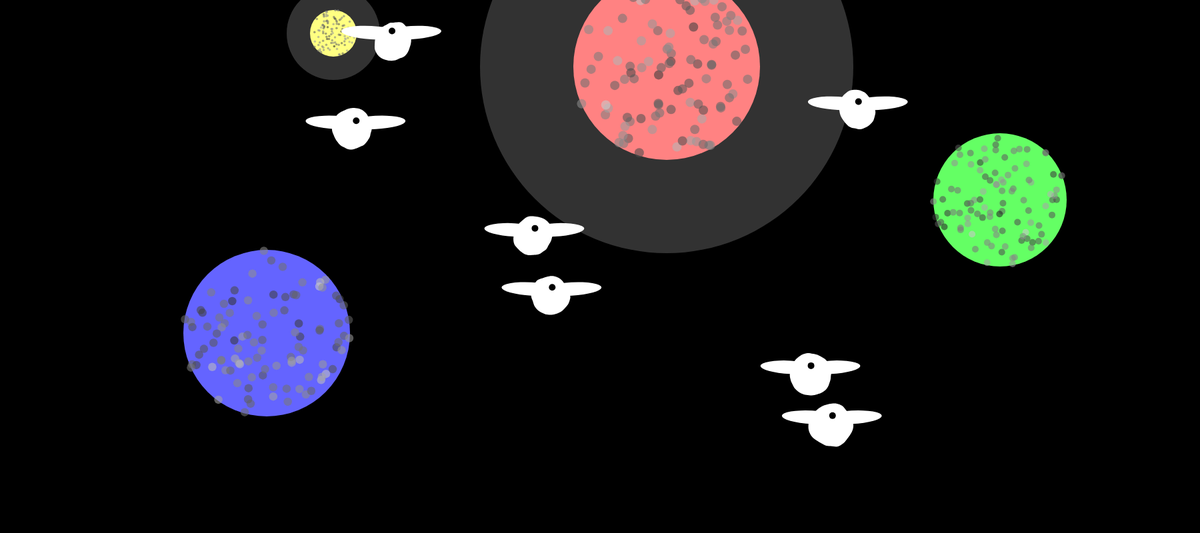
Frame 1 (no input)
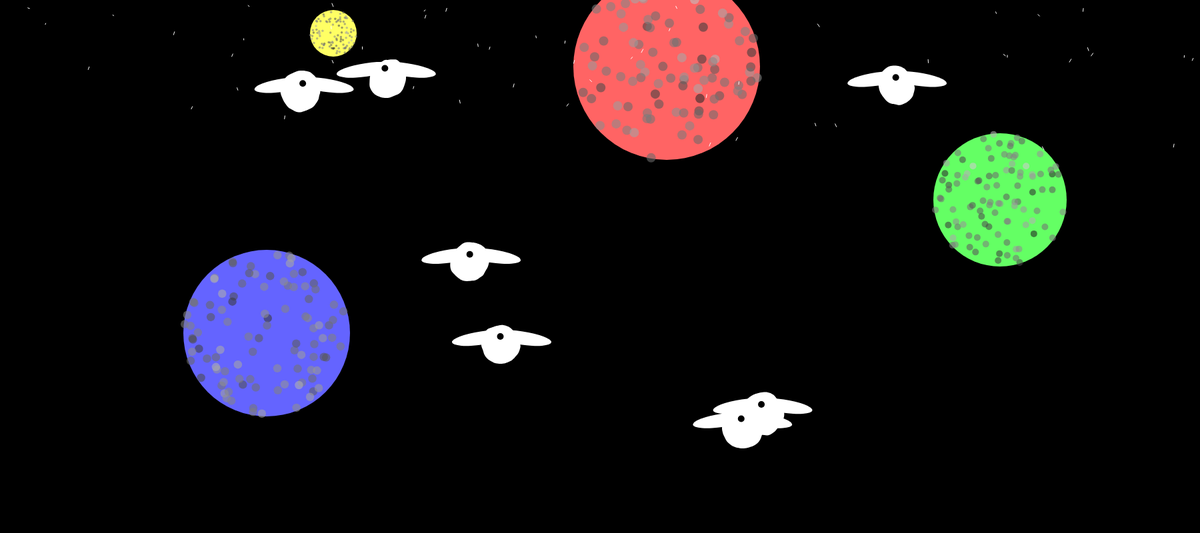
Frame 60 (no input)
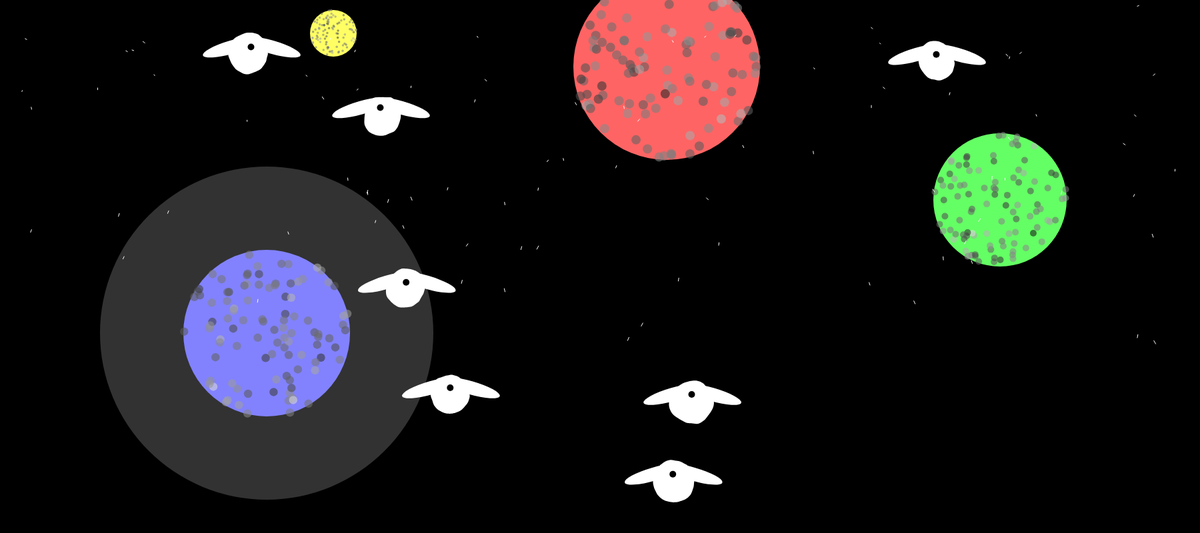
Frame 120 (the mouse pressed at the canvas centre since frame 60)

The p5.js sketch that drew these frames (run headless with seeded random() and noise() and a simulated clock; from frame 60 on, the mouse is pressed at the canvas centre):

// p5.js sketch
// ── sketch.js
let positionsX = [],
    positionsY = [],
    velocitiesX = [],
    velocitiesY = [];
    bodyColors = [],
    noiseOffsets = [],
    pupilOffsetsX = [],
    pupilOffsetsY = [];
    numCreatures = 7;
    planets = []; // Array to store planet information
    stars = []; // Array to manage multiple falling stars
    numStars = 100; // Number of falling stars
    colorState = 0;
    backgroundColors = [
    [0, 0, 0],       // Black
    [0, 0, 139],     // Darker Blue
    [148, 0, 211],   // Purple
    [255, 140, 0],   // Orange
];

function setup() {
    let canvas = createCanvas(1800, 800);

    // Initialize creatures
    for (let i = 0; i < numCreatures; i++) {
        positionsX.push(random(width));
        positionsY.push(random(height));
        velocitiesX.push(random(-2, 2));
        velocitiesY.push(random(-2, 2));
        bodyColors.push(color(255));
        noiseOffsets.push(random(1000));
        pupilOffsetsX.push(0);
        pupilOffsetsY.push(0);
    }

    // Initialize planets
    planets.push({ x: 1000, y: 100, size: 280, color: [255, 100, 100] });
    planets.push({ x: 1500, y: 300, size: 200, color: [100, 255, 100] });
    planets.push({ x: 400, y: 500, size: 250, color: [100, 100, 255] });
    planets.push({ x: 500, y: 50, size: 70, color: [255, 255, 100] });

    // Initialize falling stars
    for (let i = 0; i < numStars; i++) {
        stars.push({
            x: random(width),
            y: random(-50, -300), // Start off-screen for a falling effect
            speedX: random(-3, 3),
            speedY: random(1, 5)
        });
    }
}

function draw() {
    let currentColor = backgroundColors[colorState];
    background(currentColor[0], currentColor[1], currentColor[2]);

    planets.forEach((planet, index) => {
        let isCloseToCreature = false;

        // Check each creature for proximity to the current planet
        for (let i = 0; i < numCreatures; i++) {
            if (dist(positionsX[i], positionsY[i], planet.x, planet.y) < planet.size + 20) { // Threshold for proximity
                isCloseToCreature = true;
              
            }
        }
        drawTexturedPlanet(planet.x, planet.y, planet.size, planet.color, isCloseToCreature);
    });

    // Draw and update falling stars
    stroke(255); // White color for the stars
    stars.forEach(star => {
        line(star.x, star.y, star.x + star.speedX, star.y + star.speedY);
        star.x += star.speedX;
        star.y += star.speedY;
        // Wrap star position if it goes off-screen
        if (star.x < 0) star.x = width;
        else if (star.x > width) star.x = 0;
        if (star.y > height) star.y = random(-50, -300);
    });

    // Draw creatures
    for (let i = 0; i < numCreatures; i++) {
        updateCreature(i);
        drawCreature(i);
    }
}

function keyPressed() {
    colorState = (colorState + 1) % backgroundColors.length; // Cycle through the color states
}

function updateCreature(index) {
    // Update position with velocity
    positionsX[index] += velocitiesX[index];
    positionsY[index] += velocitiesY[index];
    // Bounce off walls
    if (positionsX[index] > width || positionsX[index] < 0) velocitiesX[index] *= -1;
    if (positionsY[index] > height || positionsY[index] < 0) velocitiesY[index] *= -1;
    // Update pupil position
    pupilOffsetsX[index] = map(noise(frameCount * 0.1), 0, 1, -5, 5);
    pupilOffsetsY[index] = map(noise(frameCount * 0.1 + 100), 0, 1, -5, 5);
}

function drawCreature(index) {
    push();
    translate(positionsX[index], positionsY[index]);

    // Wings
    let wingAngle = sin(frameCount * 0.1) * PI / 6;
    drawWing(index, -30, -10, wingAngle);
    drawWing(index, 30, -10, -wingAngle);

    // Body
    fill(bodyColors[index]);
    noStroke();
    beginShape();
    let numVertices = 100;
    for (let j = 0; j < numVertices; j++) {
        let angle = map(j, 0, numVertices, 0, TWO_PI);
        let radius = map(noise(cos(angle) * 0.5 + noiseOffsets[index], sin(angle) * 0.5 + noiseOffsets[index]), 0, 1, 20, 40);
        vertex(radius * cos(angle), radius * sin(angle));
    }
    endShape(CLOSE);

    // Eye
    fill(255); // White part of the eye
    ellipse(0, -10, 20, 30); // Eye shape
    fill(0); // Black part of the eye (pupil)
    ellipse(pupilOffsetsX[index], pupilOffsetsY[index] - 10, 10, 10);

    pop();
}

function drawWing(index, xOffset, yOffset, flapAngle) {
    push();
    noStroke();
    translate(xOffset, yOffset);
    rotate(flapAngle);
    fill(bodyColors[index]); // Use the body color for the wings
    ellipse(0, 0, 90, 20); // Wing shape and size
    pop();
}

function mousePressed() {
    // Change creature color if clicked
    for (let i = 0; i < numCreatures; i++) {
        if (dist(mouseX, mouseY, positionsX[i], positionsY[i]) < 50) {
            bodyColors[i] = color(random(255), random(255), random(255));
        }
    }
}

function drawTexturedPlanet(x, y, size, color, isShining) {
    push();
    translate(x, y);
    noStroke();
    fill(color);
    ellipse(0, 0, size, size); // Base planet shape

    if (isShining) {
        fill(255, 255, 255, 50);
        ellipse(0, 0, size * 2, size * 2);
    }

    // Overlay with rough, moon-like texture
    for (let i = 0; i < 100; i++) {
        let angle = random(TWO_PI);
        let r = size * 0.5 * sqrt(random()); // Random distance from center
        let tx = r * cos(angle);
        let ty = r * sin(angle);
        let noiseVal = noise(tx * 0.1, ty * 0.1);
        let gray = map(noiseVal, 0, 1, 0, 255);
        fill(gray, 150); // Semi-transparent for texture overlay
        ellipse(tx, ty, size / 20, size / 20);
    }
    pop();
}
